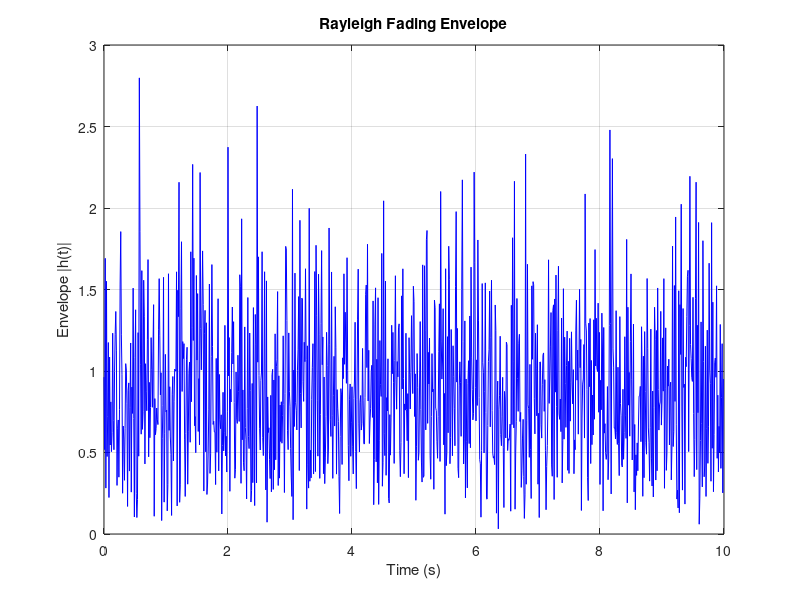
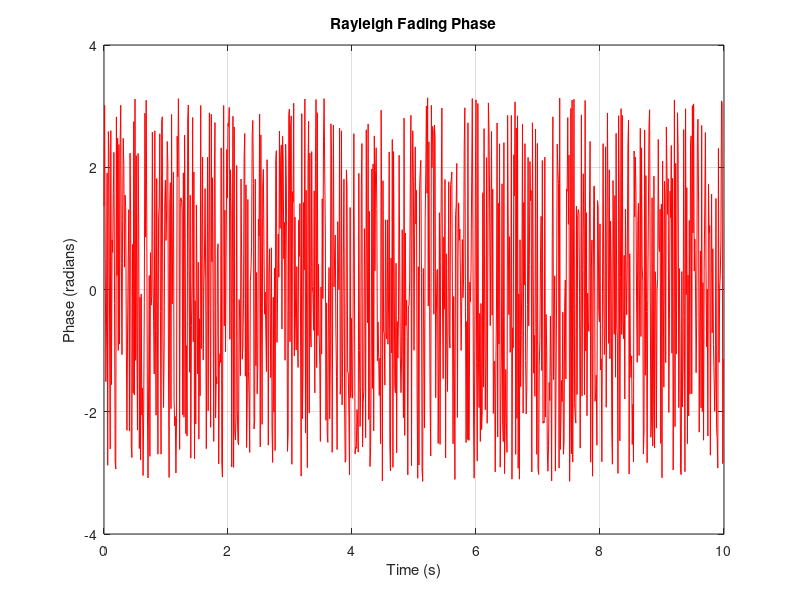

The MATLAB source for these figures, in order:
% Rayleigh Fading Simulation
clc; clear;

N = 1000;              % Number of time samples
fs = 100;              % Sampling rate (arbitrary)
t = (0:N-1)/fs;        % Time vector

% Generate Rayleigh fading channel (complex Gaussian noise)
h_real = randn(1, N);
h_imag = randn(1, N);
h = (1/sqrt(2)) * (h_real + 1j * h_imag);

% Envelope (magnitude)
envelope = abs(h);

% Phase
phase = angle(h);

% Plot envelope
figure;
plot(t, envelope, 'b');
xlabel('Time (s)');
ylabel('Envelope |h(t)|');
title('Rayleigh Fading Envelope');
grid on;

% Plot phase
figure;
plot(t, phase, 'r');
xlabel('Time (s)');
ylabel('Phase (radians)');
title('Rayleigh Fading Phase');
grid on;
